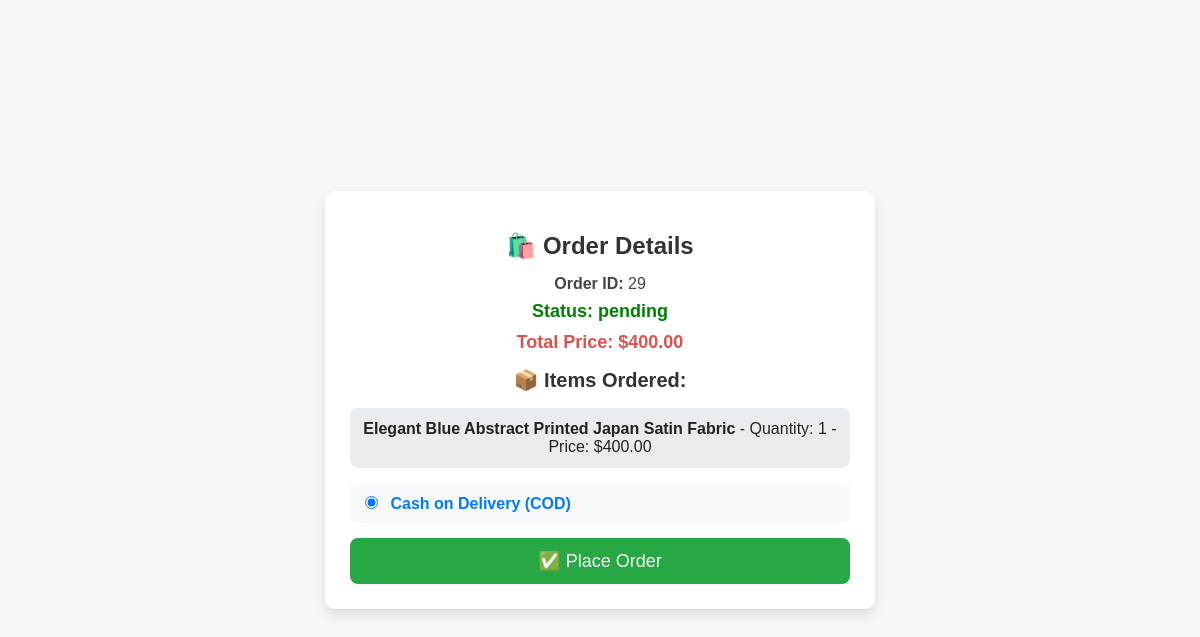
The app's page /order/29/ with its own data.
### core/models.py (models this page shows, shortened)
class Order(models.Model):
    PAYMENT_METHOD_CHOICES = [
        ('cod', 'Cash on Delivery'),
        ('online', 'Online Payment'),
    ]
    STATUS_CHOICES = [
        ('pending', 'Pending'),
        ('processing', 'Processing'),
        ('shipped', 'Shipped'),
        ('delivered', 'Delivered'),
        ('canceled', 'Canceled'),
    ]
    user = models.ForeignKey(User, on_delete=models.CASCADE, null=True, blank=True)
    total_price = models.DecimalField(max_digits=10, decimal_places=2)
    status = models.CharField(max_length=20, choices=STATUS_CHOICES, default='pending')
    order_note = models.TextField(blank=True, null=True)
    payment_method = models.CharField(max_length=20, choices=PAYMENT_METHOD_CHOICES, default='cod')  # New field
    created_at = models.DateTimeField(auto_now_add=True)
    updated_at = models.DateTimeField(auto_now=True)

class OrderItem(models.Model):
    order = models.ForeignKey(Order, on_delete=models.CASCADE, related_name="items")
    product = models.ForeignKey('Product', on_delete=models.CASCADE)
    quantity = models.PositiveIntegerField(default=1)
    price = models.DecimalField(max_digits=10, decimal_places=2)  # Store price at the time of order

class Product(models.Model):
    CATEGORY_CHOICES = [
        ('printed_fabric', 'Printed Fabric'),
        ('solid_dyed_fabric', 'Solid Dyed Fabric'),
        ('fabric_set', 'Fabric Set'),
        ('dyed_fabric', 'Dyed Fabric'),
        ('shop_look', 'Shop Look'),
        ('womens_wear', "Women's Wear"),
    ]
    name = models.CharField(max_length=255)
    description = models.TextField(blank=True, null=True)
    price = models.DecimalField(max_digits=10, decimal_places=2)
    stock = models.PositiveIntegerField(default=0)
    category = models.ForeignKey(Category, on_delete=models.CASCADE, null=True, blank=True)
    image = models.ImageField(upload_to='products/images/', blank=True, null=True)
    hover_image = models.ImageField(upload_to='products/images/', blank=True, null=True)
    image1 = models.ImageField(upload_to='products/images/', blank=True, null=True)
    image2 = models.ImageField(upload_to='products/images/', blank=True, null=True)
    image3 = models.ImageField(upload_to='products/images/', blank=True, null=True)
    image4 = models.ImageField(upload_to='products/images/', blank=True, null=True)
    created_at = models.DateTimeField(auto_now_add=True)
    updated_at = models.DateTimeField(auto_now=True)

### core/views.py (the view)
# urls.py: path('order/<int:order_id>/', order_detail, name='order_detail'),
def order_detail(request, order_id):
    order = get_object_or_404(Order, id=order_id)
    return render(request, "order_detail.html", {"order": order})

### templates/order_detail.html (shortened to what this page needs)
<!DOCTYPE html>
<html lang="en">
<head>
</head>
<body>
    <div class="container">
        <h1>🛍️ Order Details</h1>
        <p><strong>Order ID:</strong> {{ order.id }}</p>
        <p class="status"><strong>Status:</strong> {{ order.status }}</p>
        <p class="total"><strong>Total Price:</strong> ${{ order.total_price }}</p>
        <h2>📦 Items Ordered:</h2>
        <ul>
            {% for item in order.items.all %}
                <li>
                    <strong>{{ item.product.name }}</strong> -
                    Quantity: {{ item.quantity }} -
                    Price: ${{ item.price }}
                </li>
            {% endfor %}
        </ul>
        <form method="POST" action="{% url 'place_order' order.id %}">
            <div class="payment-options">
                <label>
                    <input type="radio" name="payment_method" value="cod" checked> Cash on Delivery (COD)
                </label>
            </div>
            <button type="submit" class="place-order-btn">✅ Place Order</button>
        </form>
    </div>
</body>
</html>

### templates/order_detail.html (style rules this page uses)
body { font-family: 'Arial', sans-serif; background-color: #f4f7f6; margin: 0; padding: 0; display: flex; justify-content: center; align-items: center; height: 100vh; }
.container { background: #fff; padding: 25px; border-radius: 10px; box-shadow: 0 6px 12px rgba(0, 0, 0, 0.1); max-width: 500px; width: 90%; text-align: center; transition: 0.3s; }
h1 { color: #333; margin-bottom: 15px; font-size: 24px; }
p { font-size: 16px; color: #444; margin: 8px 0; }
.status { font-weight: bold; color: green; font-size: 18px; }
.total { font-size: 18px; font-weight: bold; color: #d9534f; margin-top: 10px; }
h2 { font-size: 20px; color: #333; margin-top: 15px; }
ul { list-style-type: none; padding: 0; margin: 10px 0; }
li { background: #e9ecef; padding: 12px; margin: 6px 0; border-radius: 8px; font-size: 16px; color: #222; transition: 0.3s; }
.payment-options { margin-top: 15px; text-align: left; font-size: 16px; padding: 10px; border-radius: 5px; background: #f8f9fa; }
.payment-options label { cursor: pointer; font-weight: bold; color: #007bff; }
.payment-options input { margin-right: 8px; }
.place-order-btn { background: #28a745; color: white; border: none; padding: 12px 18px; margin-top: 15px; cursor: pointer; border-radius: 8px; font-size: 18px; transition: 0.3s; display: block; width: 100%; }

### records on screen
Order: id "29", status "pending", total_price "400.00"
OrderItem: product.name "Elegant Blue Abstract Printed Japan Satin Fabric", quantity "1", price "400.00"
